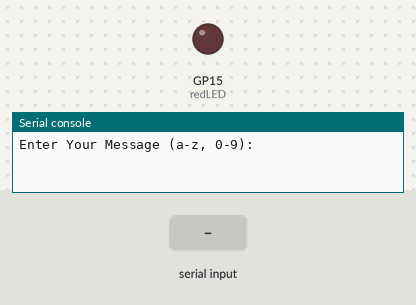
A program run on a simulated Raspberry Pi Pico running MicroPython. On the bench: output pins drawn as LEDs (lit = HIGH), the last lines printed to the serial console. The test bench sets the inputs (shaded band).

Above: at 1.2 s.
1.3 s: "a" typed at the serial console, then Enter
At 1.58 s:
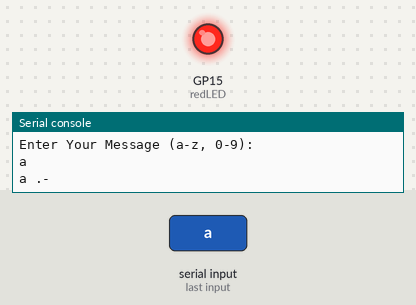
4.7 s: "b" typed at the serial console, then Enter
At 6.5 s:
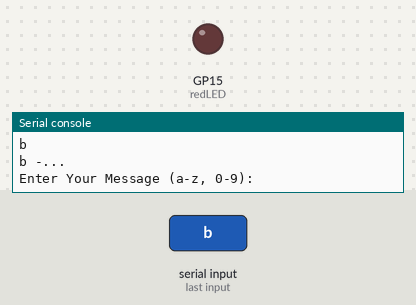
Timing chart, 0 to 8.0 s (numbered marks = the images above; inputs shaded):
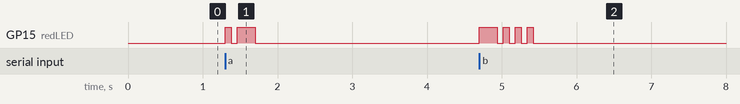

Measured:
- after the input at 1.3 s, GP15 (redLED): LOW → HIGH at once, → LOW 0.08 s later, → HIGH 0.08 s later, → LOW 0.24 s later
- after the input at 4.7 s, GP15 (redLED): LOW → HIGH at once, then repeats every 0.16 s: LOW 0.08 s, HIGH 0.08 s, until it stays LOW from 5.4 s

The program:

morse_console.py
```python
# The following code was copied from
# https://github.com/lpfahler/Pico_Projects/blob/main/morse_code_blinker.py
# modifications were made after the initial copy
# Program to blink Morse Code on an LED based on
# user entered message.
# Inspired by Simon Monk's Programming the Pico
# Lori Pfahler
# Feb 2023

# import libraries
from machine import Pin
from utime import sleep

# setup LED
redLED = Pin(15, Pin.OUT)

# create needed sleep times for 10 words per minute dot = 0.12 seconds
# 5 words per minute is 0.24 seconds
dot = 0.08
dash = 3 * dot
withinChar = dot
betChar = 3 * dot
betWord = 7 * dot

# make sure LED is off
redLED.off()

# dictionary for letters and numbers linked to the Morse code for that character
morseCode = {
    'a' : '.-',    'b' : '-...',  'c' : '-.-.',
    'd' : '-..',   'e' : '.',     'f' : '..-.',
    'g' : '--.',   'h' : '....',  'i' : '..',
    'j' : '.---',  'k' : '-.-',   'l' : '.-..',
    'm' : '--',    'n' : '-.',    'o' : '---',
    'p' : '.--.',  'q' : '--.-',  'r' : '.-.',
    's' : '...',   't' : '-',     'u' : '..-',
    'v' : '...-',  'w' : '.--',   'x' : '-..-',
    'y' : '-.--',  'z' : '--..',  '1' : '.----',
    '2' : '..---', '3' : '...--', '4' : '....-',
    '5' : '.....', '6' : '-....', '7' : '--...',
    '8' : '---..', '9' : '----.', '0' : '-----',
    '/' : '-..-.'
    }

# function for blinking the LED for a particular letter or number
def charBlinks(char):
    # if the character is a space, sleep the between word time
    if char == ' ':
        # assuming that the space is inside the message (not the first character)
        # for a space, we need to sleep "betWord - 3*dot" since the blinking code always sleeps
        # betChar (=3*dot) at the end of each character
        sleep(betWord - 3*dot)
    else:
        # look up character in morseCode dictionary - make lowercase if needed
        mCode = morseCode.get(char.lower())
        # if the code is found - blink the code
        if mCode:
            print(char, mCode)
            # need to know number of dot/dashes to do the between character timing
            lenCode = len(mCode)
            # counter to know when we get to the last dot/dash in mCode
            count = 0
            for symbol in mCode:
                # tract place in mCode
                count += 1
                if symbol == '.':
                    # blink a dot
                    redLED.on()
                    sleep(dot)
                    redLED.off()
                    if count == lenCode:
                        # character blinks finished - sleep the between character time
                        sleep(betChar)
                    else:
                        sleep(withinChar)
                if symbol == '-':
                    # blink a dash
                    redLED.on()
                    sleep(dash)
                    redLED.off()
                    if count == lenCode:
                        # character blinks finished - sleep the between character time
                        sleep(betChar)
                    else:
                        sleep(withinChar)
        else:
            # print this if the code for the character is not found
            print('No Morse code for this character:', char)

while True:
    myMessage = input('Enter Your Message (a-z, 0-9): ')
    for char in myMessage:
        charBlinks(char)
```
